Frame 1 (no input): blank canvas, image omitted
Frame 60 (no input): blank canvas, image omitted
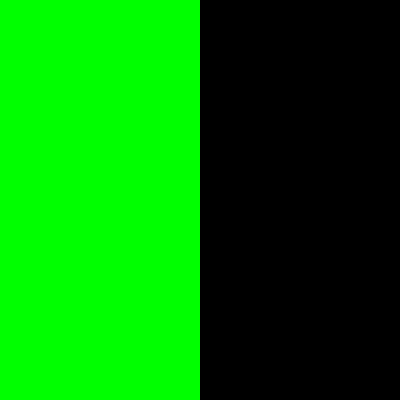
Frame 120 (the mouse pressed at the canvas centre since frame 60)

The p5.js sketch whose frames 1 and 60 were blank and that drew this single picture after the mouse press (run headless with seeded random() and noise() and a simulated clock; from frame 60 on, the mouse is pressed at the canvas centre):

// p5.js sketch
// ── sketch.js

function setup() {
  // put setup code here
  createCanvas (400,400);
background(240); //grijs



}

function draw() {

  // put drawing code here
  
  background (0);
 

  noStroke();
  fill (0,255,0);
  rect (0,0,400-mouseX, 400 );


 

}
